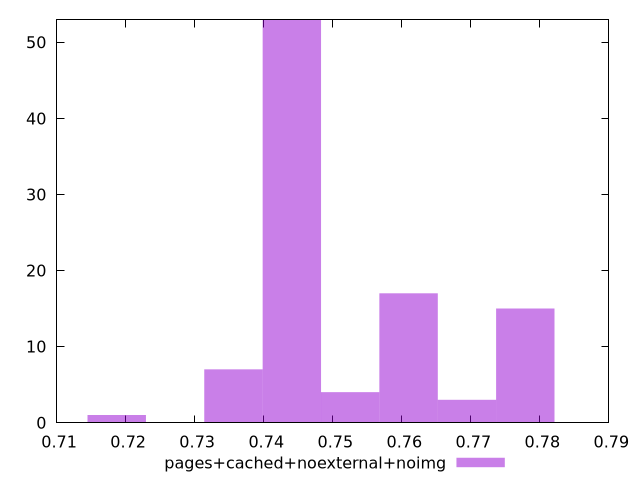

This chart was generated by the following gnuplot code:
$_pagesCachedNoexternalNoimg <<EOF
0.7440730749580681 53
0.777894578365253 15
0.7609838266616605 17
0.7356176991062718 7
0.7525284508098643 4
0.7694392025134568 3
0.7187069474026794 1
EOF
set key outside below
set terminal pngcairo
set output "report_00006_2020-11-02T20-21-41.718Z/performance_score/pages+cached+noexternal+noimg//raw_hist.png"
set yrange [0:53]
set boxwidth 0.008455375851796228
set style fill transparent solid 0.5 noborder
plot $_pagesCachedNoexternalNoimg title "pages+cached+noexternal+noimg" with boxes ,
